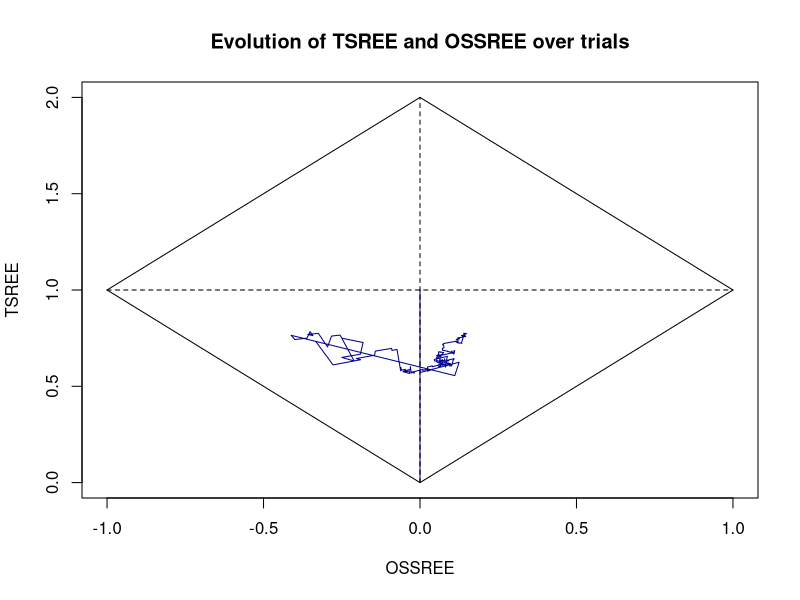
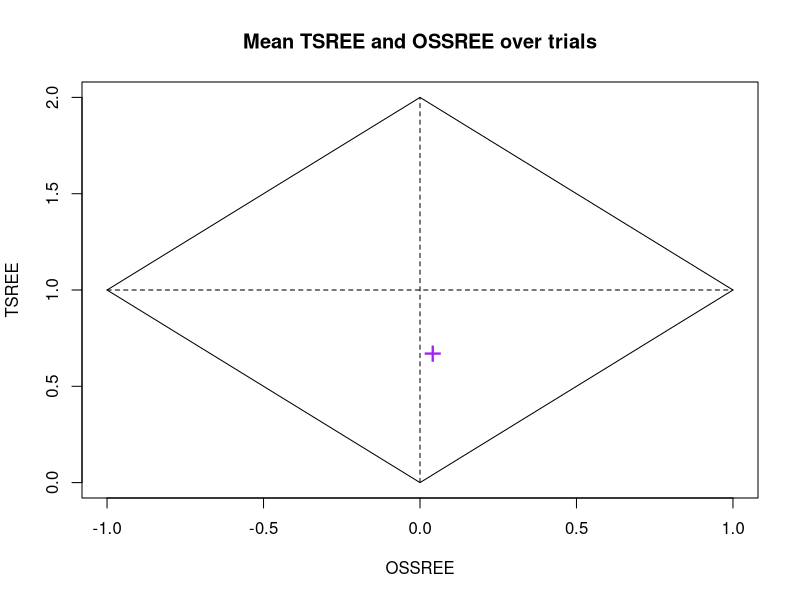
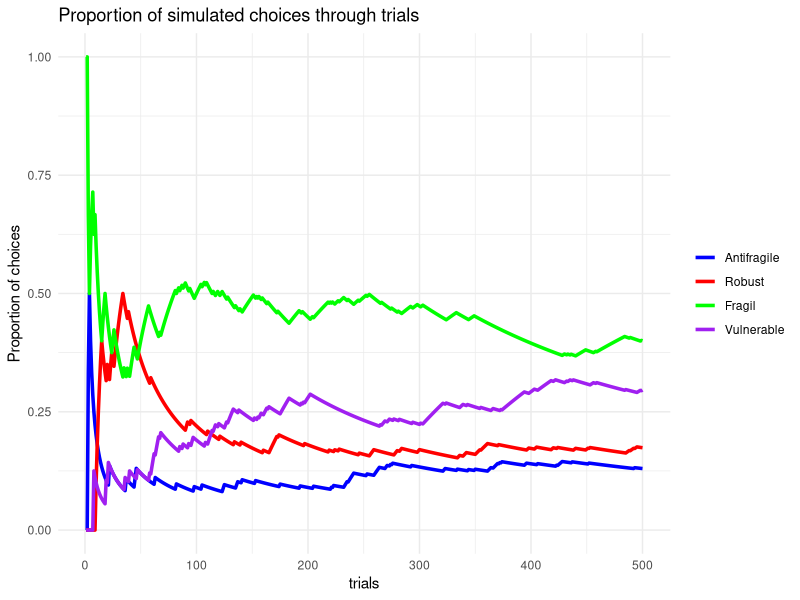
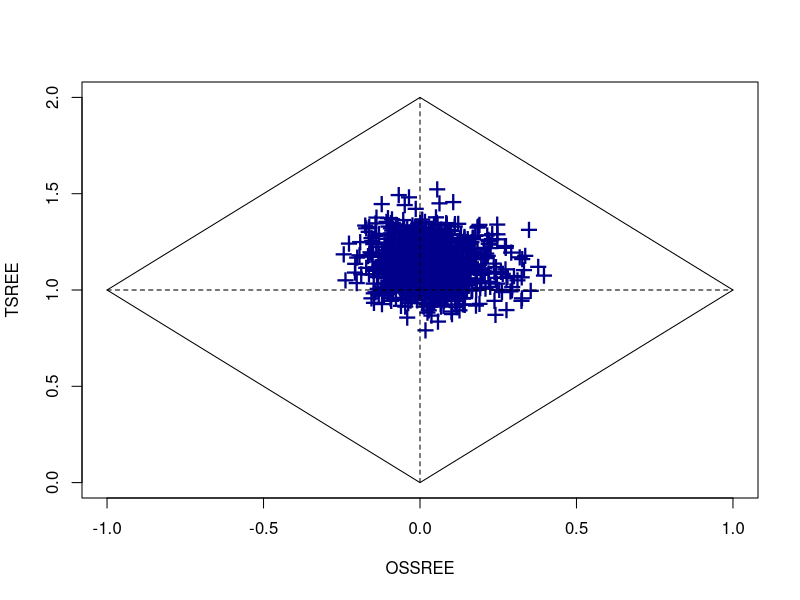

Source code (R) for these figures, in order: (Note: a time limit stopped this script after it produced the figures.)
###################### simulation q learning #############################
# Install and load required libraries
# Packages nécessaires
if (!requireNamespace("dplyr", quietly = TRUE)) install.packages("dplyr")
if (!requireNamespace("ggplot2", quietly = TRUE)) install.packages("ggplot2")
library(dplyr)
library(ggplot2)
library(tidyr)

######################## selon l'article rat ############################

# Paramètres d'apprentissage (indépendants pour chaque option)
alpha_g <- rep(0.8, 4) # Taux d'apprentissage pour les gains (pour chaque option)
alpha_l <- rep(0.8, 4) # Taux d'apprentissage pour les pertes (pour chaque option)
lambda_g <- rep(1, 4) # Poids pour les gains (individuel pour chaque option)
lambda_l <- rep(1, 4) # Poids pour les pertes (individuel pour chaque option)
fl <- rep(0.8, 4) # Facteurs d'oubli pertes (spécifique pour chaque option) remplace les alpha pour les options non choisi
fg <- rep(0.8, 4) # Facteurs d'oubli gains (spécifique pour chaque option) remplace les alpha pour les options non choisi

n_choices <- 500 # Nombre total de choix

# Paramètres des options (récompenses)
options <- list(
  option1 = list(
    gain = sample(3:4, n_choices, replace = TRUE),
    loss = sample(-9:-8, n_choices, replace = TRUE),
    jp = 3000, bs = 0, p_jp = 0.01, p_bs = 0
  ), # Antifragile
  option2 = list(
    gain = sample(8:9, n_choices, replace = TRUE),
    loss = sample(-9:-8, n_choices, replace = TRUE),
    jp = 0, bs = 0, p_jp = 0, p_bs = 0
  ), # Robuste
  option3 = list(
    gain = sample(8:9, n_choices, replace = TRUE),
    loss = sample(-3:-4, n_choices, replace = TRUE),
    jp = 0, bs = -3000, p_jp = 0, p_bs = 0.01
  ), # Fragile
  option4 = list(
    gain = sample(3:4, n_choices, replace = TRUE),
    loss = sample(-3:-4, n_choices, replace = TRUE),
    jp = 3000, bs = -3000, p_jp = 0.01, p_bs = 0.01
  ) # Vulnerable
)

#' This function is the actual runner for the simulation with the params
#' provided by other functions that will prepare the parameters to be run by
#' this one
simulation_runner_RL <- function(n_choices, options, params, model_name = "undefined") {
  # Nombre d'options
  n_arms <- length(options)

  # Initialisation
  Q_values <- rep(0, n_arms)
  Q_values_history <- matrix(NA_real_, nrow = n_choices, ncol = n_arms)
  colnames(Q_values_history) <- paste0("Q", seq_len(n_arms))

  choices_history <- integer(n_choices)
  rewards_history <- numeric(n_choices)
  probs_history <- matrix(NA_real_, nrow = n_choices, ncol = n_arms)
  colnames(probs_history) <- paste0("p", seq_len(n_arms))

  # Récupération des paramètres depuis la liste params
  alphas <- params$alphas
  forgets <- params$forgets
  lambdas <- params$lambdas
  rhos <- params$rhos

  # Normaliser les formats: si scalar, étendre à n_arms
  expand_param <- function(x, default = 0) {
    if (is.null(x)) {
      return(rep(default, n_arms))
    }
    if (length(x) == 1) {
      return(rep(unname(x), n_arms))
    }
    if (!is.null(names(x)) && all(grepl("^lambda_?", names(x)))) {
      # ordered lambda_1..lambda_n
      v <- as.numeric(x)
      return(v[1:n_arms])
    }
    return(as.numeric(x)[1:n_arms])
  }

  lambda_vec <- expand_param(lambdas, default = 1)

  # forgets may be named 'forget' or per-arm
  forget_vec <- expand_param(forgets, default = 0)

  # Alphas more complexe: can be a single 'alpha', two (alpha_loss, alpha_gain) or vectors per arm
  # We store separate gain and loss vectors for easy lookup
  if (!is.null(alphas)) {
    if (!is.null(names(alphas)) && "alpha" %in% names(alphas) && length(alphas) == 1) {
      alpha_gain_vec <- alpha_loss_vec <- rep(unname(alphas["alpha"]), n_arms)
    } else if (!is.null(names(alphas)) && all(c("alpha_loss", "alpha_gain") %in% names(alphas)) && length(alphas) == 2) {
      alpha_loss_vec <- rep(unname(alphas["alpha_loss"]), n_arms)
      alpha_gain_vec <- rep(unname(alphas["alpha_gain"]), n_arms)
    } else if (!is.null(names(alphas)) && any(grepl("^alpha_gain", names(alphas)))) {
      # per-arm alpha_gain_1..4 and alpha_loss_1..4
      # fallback to numeric
      alpha_gain_vec <- expand_param(alphas[grepl("gain", names(alphas))], default = 0.1)
      alpha_loss_vec <- expand_param(alphas[grepl("loss", names(alphas))], default = 0.1)
    } else if (length(alphas) == n_arms) {
      # assume same for gain and loss if vector provided
      alpha_gain_vec <- alpha_loss_vec <- as.numeric(alphas)
    } else {
      alpha_gain_vec <- alpha_loss_vec <- rep(as.numeric(alphas[1]), n_arms)
    }
  } else {
    alpha_gain_vec <- alpha_loss_vec <- rep(0.1, n_arms)
  }

  # rhos: named vector with rho_BS and rho_JP optionally
  rho_JP_val <- 0
  rho_BS_val <- 0
  if (!is.null(rhos)) {
    if (!is.null(names(rhos)) && "rho_JP" %in% names(rhos)) rho_JP_val <- as.numeric(rhos["rho_JP"])
    if (!is.null(names(rhos)) && "rho_BS" %in% names(rhos)) rho_BS_val <- as.numeric(rhos["rho_BS"])
  }

  # Simulation loop
  for (t in seq_len(n_choices)) {
    # Compute subjective values
    V_values <- lambda_vec * Q_values

    # Add rhos according to the simulation file option mapping:
    # option1 = Antifragile (JP possible)
    # option2 = Robust
    # option3 = Fragile (BS possible)
    # option4 = Vulnerable (both)
    if (!is.null(rhos)) {
      V_values[1] <- V_values[1] + rho_JP_val
      if (n_arms >= 3) V_values[3] <- V_values[3] + rho_BS_val
      if (n_arms >= 4) V_values[4] <- V_values[4] + rho_BS_val + rho_JP_val
    }

    # Softmax (numerical stability)
    V_max <- max(V_values)
    exp_V <- exp(V_values - V_max)
    probs <- exp_V / sum(exp_V)
    probs <- pmax(probs, 1e-10)
    probs <- probs / sum(probs)

    # Draw choice
    choice <- sample(seq_len(n_arms), size = 1, prob = probs)

    # Draw reward according to option structure
    opt <- options[[choice]]
    u <- runif(1)
    jp_p <- ifelse(is.null(opt$p_jp), 0, opt$p_jp)
    bs_p <- ifelse(is.null(opt$p_bs), 0, opt$p_bs)

    if (u < jp_p) {
      reward <- ifelse(is.null(opt$jp), 0, opt$jp)
    } else if (u < jp_p + bs_p) {
      reward <- ifelse(is.null(opt$bs), 0, opt$bs)
    } else {
      # normal outcome: either gain or loss
      if (runif(1) < 0.5) {
        reward <- opt$gain[t]
      } else {
        reward <- opt$loss[t]
      }
    }

    # Record probabilities, choice and reward
    probs_history[t, ] <- probs
    choices_history[t] <- choice
    rewards_history[t] <- reward

    # Select learning rate
    if (reward >= 0) {
      alpha_used <- alpha_gain_vec[choice]
    } else {
      alpha_used <- alpha_loss_vec[choice]
    }

    # Q update
    prediction_error <- reward - Q_values[choice]
    Q_values[choice] <- Q_values[choice] + alpha_used * prediction_error

    # Forgetting for non-chosen arms
    not_chosen <- setdiff(seq_len(n_arms), choice)
    Q_values[not_chosen] <- Q_values[not_chosen] * (1 - forget_vec[not_chosen])

    # Save Q history (after update)
    Q_values_history[t, ] <- Q_values
  }

  # Convert histories to data.frame for output
  choices_df <- tibble::tibble(
    trial = seq_len(n_choices),
    choice = choices_history,
    reward = rewards_history
  )

  probs_df <- as.data.frame(probs_history)
  probs_df$trial <- seq_len(n_choices)

  Q_history_df <- as.data.frame(Q_values_history)
  Q_history_df$trial <- seq_len(n_choices)

  # Calcul de la proportion cumulée des choix pour chaque option au cours du temps
  proportions_data <- data.frame(
    Iteration = 1:n_choices,
    Antifragile = cumsum(choices_history == 1) / 1:n_choices,
    Robust = cumsum(choices_history == 2) / 1:n_choices,
    Fragil = cumsum(choices_history == 3) / 1:n_choices,
    Vulnerable = cumsum(choices_history == 4) / 1:n_choices
  )

  result <- list(
    model = model_name,
    params = params,
    choices = choices_df,
    probs = probs_df,
    Q_history = Q_history_df,
    proportions_data = proportions_data
  )

  return(result)
}

simulation_homogeneous_RL <- function(n_choices, options, alpha, forget, lambda) {
  # Preparing the param list for the simulation runner
  params <- list(
    alphas = c("alpha" = alpha),
    forgets = c("forget" = forget),
    lambdas = c("lambda" = lambda)
  )

  results <- simulation_runner_RL(n_choices = n_choices, options = options, params = params, model_name = "HOMOGENEOUS")
  return(results)
}

simulation_gain_loss_RL <- function(n_choices, options, alpha_loss, alpha_gain, forget, lambda) {
  params <- list(
    alphas = c("alpha_loss" = alpha_loss, "alpha_gain" = alpha_gain),
    forgets = c("forget" = forget),
    lambdas = c("lambda" = lambda)
  )
  results <- simulation_runner_RL(n_choices = n_choices, options = options, params = params, model_name = "GAIN_LOSS")
  return(results)
}

simulation_biased_RL <- function(n_choices, options, alpha_loss, alpha_gain, forgets_vec, lambdas_vec) {
  params <- list(
    alphas = c("alpha_loss" = alpha_loss, "alpha_gain" = alpha_gain),
    forgets = lambdas_vec, # here user may pass full vector as forgets_vec
    lambdas = lambdas_vec
  )
  results <- simulation_runner_RL(n_choices = n_choices, options = options, params = params, model_name = "BIASED")
  return(results)
}

simulation_ree_biased_simple_RL <- function(
    n_choices,
    options,
    alpha_l, alpha_g,
    rho_BS, rho_JP,
    forget, lambda) {
  # Preparing the param list for the simulation runner
  params <- list(
    alphas = c("alpha_loss" = alpha_l, "alpha_gain" = alpha_g),
    forgets = c("forget" = forget),
    lambdas = c("lambda" = lambda),
    rhos = c("rho_BS" = rho_BS, "rho_JP" = rho_JP)
  )

  results <- simulation_runner_RL(n_choices = n_choices, options = options, params = params, model_name = "REE_BIASED_SIMPLE")
  return(results)
}

simulation_ree_learning_simple_RL <- function(n_choices, options, alpha1, alpha2, alpha3, alpha4, forget, lambda) {
  params <- list(
    alphas = c(alpha1, alpha2, alpha3, alpha4),
    forgets = c("forget" = forget),
    lambdas = c("lambda" = lambda)
  )
  results <- simulation_runner_RL(n_choices = n_choices, options = options, params = params, model_name = "REE_LEARNING_SIMPLE")
  return(results)
}

simulation_ree_learning_biased_simple_RL <- function(n_choices, options, alpha1, alpha2, alpha3, alpha4, forget, lambda, rho_BS, rho_JP) {
  params <- list(
    alphas = c(alpha1, alpha2, alpha3, alpha4),
    forgets = c("forget" = forget),
    lambdas = c("lambda" = lambda),
    rhos = c("rho_BS" = rho_BS, "rho_JP" = rho_JP)
  )
  results <- simulation_runner_RL(n_choices = n_choices, options = options, params = params, model_name = "REE_LEARNING_BIASED_SIMPLE")
  return(results)
}

simulation_agentRL <- function(alpha_g, alpha_l, lambda_g, lambda_l, fg, fl, n_choices, options) {
  # Initialisation des Q-values pour chaque option (gains et pertes séparés)
  Q1_gain <- 0
  Q2_gain <- 0
  Q3_gain <- 0
  Q4_gain <- 0
  Q1_loss <- 0
  Q2_loss <- 0
  Q3_loss <- 0
  Q4_loss <- 0

  # Historique des choix, outcome et Q value
  choices_history <- integer(n_choices)
  rewards_history <- numeric(n_choices)
  Q1_gain_history <- numeric(n_choices)
  Q2_gain_history <- numeric(n_choices)
  Q3_gain_history <- numeric(n_choices)
  Q4_gain_history <- numeric(n_choices)
  Q1_loss_history <- numeric(n_choices)
  Q2_loss_history <- numeric(n_choices)
  Q3_loss_history <- numeric(n_choices)
  Q4_loss_history <- numeric(n_choices)

  # Simulation du processus d'apprentissage
  for (t in 1:n_choices) {
    # Calcul des valeurs V pour chaque option
    V1 <- lambda_g[1] * Q1_gain + lambda_l[1] * Q1_loss
    V2 <- lambda_g[2] * Q2_gain + lambda_l[2] * Q2_loss
    V3 <- lambda_g[3] * Q3_gain + lambda_l[3] * Q3_loss
    V4 <- lambda_g[4] * Q4_gain + lambda_l[4] * Q4_loss
    print(c(V1, V2, V3, V4))

    # Calcul des valeurs exponentielles de chaque option
    exp_V1 <- exp(V1)
    if (is.infinite(exp_V1)) {
      exp_V1 <- .Machine$double.xmax
    }
    exp_V2 <- exp(V2)
    if (is.infinite(exp_V2)) {
      exp_V2 <- .Machine$double.xmax
    }
    exp_V3 <- exp(V3)
    if (is.infinite(exp_V3)) {
      exp_V3 <- .Machine$double.xmax
    }
    exp_V4 <- exp(V4)
    if (is.infinite(exp_V4)) {
      exp_V4 <- .Machine$double.xmax
    }

    # Somme des valeurs exponentielles
    sum_exp_V <- exp_V1 + exp_V2 + exp_V3 + exp_V4

    # Probabilités pour chaque option
    p1 <- exp_V1 / sum_exp_V
    p2 <- exp_V2 / sum_exp_V
    p3 <- exp_V3 / sum_exp_V
    p4 <- exp_V4 / sum_exp_V

    # Création du vecteur de probabilités
    probabilities <- c(p1, p2, p3, p4)
    print(probabilities)

    # Choix d'une option en fonction des probabilités / ici c'est là ou je pourrais ajouter une boucle if avec epsilon greedy
    choice <- sample(1:4, 1, prob = probabilities)
    choices_history[t] <- choice
    # enregistre les Q value
    Q1_gain_history[t] <- Q1_gain
    Q2_gain_history[t] <- Q2_gain
    Q3_gain_history[t] <- Q3_gain
    Q4_gain_history[t] <- Q4_gain
    Q1_loss_history[t] <- Q1_loss
    Q2_loss_history[t] <- Q2_loss
    Q3_loss_history[t] <- Q3_loss
    Q4_loss_history[t] <- Q4_loss

    # Sélection de l'option choisie et calcul de la récompense
    selected_option <- options[[paste0("option", choice)]] # ou juste choice normalement ça devrait marcher et me prendre l'indice correspondant

    reward <- if (runif(1) < selected_option$p_jp) {
      selected_option$jp # Gain extrême (JP)
    } else if (runif(1) < selected_option$p_bs) {
      selected_option$bs # Perte extrême (BS)
    } else if (runif(1) < 0.5) {
      selected_option$gain[t] # Gain normal
    } else {
      selected_option$loss[t] # Perte normale
    }
    rewards_history[t] <- reward

    # Mise à jour des Q-values pour l'option choisie
    if (choice == 1) {
      if (reward > 0) {
        Q1_gain <- Q1_gain + alpha_g[1] * (reward - Q1_gain)
      } else {
        Q1_loss <- Q1_loss + alpha_l[1] * (reward - Q1_loss)
      }
    } else if (choice == 2) {
      if (reward > 0) {
        Q2_gain <- Q2_gain + alpha_g[2] * (reward - Q2_gain)
      } else {
        Q2_loss <- Q2_loss + alpha_l[2] * (reward - Q2_loss)
      }
    } else if (choice == 3) {
      if (reward > 0) {
        Q3_gain <- Q3_gain + alpha_g[3] * (reward - Q3_gain)
      } else {
        Q3_loss <- Q3_loss + alpha_l[3] * (reward - Q3_loss)
      }
    } else if (choice == 4) {
      if (reward > 0) {
        Q4_gain <- Q4_gain + alpha_g[4] * (reward - Q4_gain)
      } else {
        Q4_loss <- Q4_loss + alpha_l[4] * (reward - Q4_loss)
      }
    }

    # Mise à jour des Q-values pour les options non choisies avec facteur d'oubli
    if (choice != 1) {
      Q1_gain <- Q1_gain * (1 - fg[1])
      Q1_loss <- Q1_loss * (1 - fl[1])
    }
    if (choice != 2) {
      Q2_gain <- Q2_gain * (1 - fg[2])
      Q2_loss <- Q2_loss * (1 - fl[2])
    }
    if (choice != 3) {
      Q3_gain <- Q3_gain * (1 - fg[3])
      Q3_loss <- Q3_loss * (1 - fl[3])
    }
    if (choice != 4) {
      Q4_gain <- Q4_gain * (1 - fg[4])
      Q4_loss <- Q4_loss * (1 - fl[4])
    }
  }

  # Calcul de la proportion cumulée des choix pour chaque option au cours du temps
  proportions_data <- data.frame(
    Iteration = 1:n_choices,
    Antifragile = cumsum(choices_history == 1) / 1:n_choices,
    Robust = cumsum(choices_history == 2) / 1:n_choices,
    Fragil = cumsum(choices_history == 3) / 1:n_choices,
    Vulnerable = cumsum(choices_history == 4) / 1:n_choices
  )
  result <- list(
    proportions_data = proportions_data, rewards_history = rewards_history, choices_history = choices_history,
    Q1_gain_history = Q1_gain_history, Q2_gain_history = Q2_gain_history, Q3_gain_history = Q3_gain_history, Q4_gain_history = Q4_gain_history,
    Q1_loss_history = Q1_loss_history, Q2_loss_history = Q2_loss_history, Q3_loss_history = Q3_loss_history, Q4_loss_history = Q4_loss_history
  )

  return(result)
}

compute_TSREE <- function(proportions_data) {
  TSREE <- 1 + proportions_data$Antifragile - proportions_data$Fragil
  return(TSREE)
}

compute_OSSREE <- function(proportions_data) {
  OSSREE <- proportions_data$Vulnerable - proportions_data$Robust
  return(OSSREE)
}

plot_TSREE_OSSREE <- function(proportions_data) {
  OSSREE <- compute_OSSREE(proportions_data)
  TSREE <- compute_TSREE(proportions_data)
  plot(OSSREE, TSREE,
    col = "darkblue", cex = 2, xlim = c(-1, 1), ylim = c(0, 2), type = "l",
    xlab = "OSSREE", ylab = "TSREE", main = "Evolution of TSREE and OSSREE over trials"
  )
  lines(c(0, 1, 0, -1, 0), c(0, 1, 2, 1, 0))
  lines(c(0, 0), c(0, 2), lty = 2)
  lines(c(-1, 1), c(1, 1), lty = 2)
}

plot_mean_TSREE_OSSREE_one_agent <- function(proportions_data) {
  OSSREE <- compute_OSSREE(proportions_data)
  TSREE <- compute_TSREE(proportions_data)
  mean_OSSREE <- mean(OSSREE)
  mean_TSREE <- mean(TSREE)
  plot(mean_OSSREE, mean_TSREE,
    col = "purple", cex = 2, pch = "+", xlim = c(-1, 1), ylim = c(0, 2), type = "p",
    xlab = "OSSREE", ylab = "TSREE", main = "Mean TSREE and OSSREE over trials"
  )
  lines(c(0, 1, 0, -1, 0), c(0, 1, 2, 1, 0))
  lines(c(0, 0), c(0, 2), lty = 2)
  lines(c(-1, 1), c(1, 1), lty = 2)
}

plot_choices_proportions <- function(proportions_data) {
  # Conversion des données pour ggplot
  proportions_long <- reshape2::melt(proportions_data,
    id.vars = "Iteration",
    variable.name = "Option", value.name = "Proportion"
  )

  # Tracé du graphique
  ggplot(proportions_long, aes(x = Iteration, y = Proportion, color = Option)) +
    geom_line(size = 1.2) +
    labs(
      title = "Proportion of simulated choices through trials",
      x = "trials",
      y = "Proportion of choices"
    ) +
    scale_color_manual(values = c(
      "Antifragile" = "blue", "Robust" = "red",
      "Fragil" = "green", "Vulnerable" = "purple"
    )) +
    theme_minimal() +
    theme(legend.title = element_blank())
}

#### pour un agent RL
result <- simulation_ree_learning_biased_simple_RL(
  n_choices = n_choices,
  options = options, alpha1 = 0.5, alpha2 = 0.5, alpha3 = 0.5, alpha4 = 0.5, forget = 0.1, lambda = 1, rho_BS = 0, rho_JP = 0
)

proportions_data <- result$proportions_data
plot_TSREE_OSSREE(proportions_data)
plot_mean_TSREE_OSSREE_one_agent(proportions_data)
plot_choices_proportions(proportions_data)


### pour plusieurs agents RL

n_agent <- 1000

result_multi_agent <- lapply(1:n_agent, function(i) {
  n_choices <- 400 # Nombre total de choix
  # Paramètres des options (récompenses)
  options <- list(
    option1 = list(
      gain = sample(3:4, n_choices, replace = TRUE),
      loss = sample(-9:-8, n_choices, replace = TRUE),
      jp = 3000, bs = 0, p_jp = 0.05, p_bs = 0
    ),
    option2 = list(
      gain = sample(8:9, n_choices, replace = TRUE),
      loss = sample(-9:-8, n_choices, replace = TRUE),
      jp = 0, bs = 0, p_jp = 0, p_bs = 0
    ),
    option3 = list(
      gain = sample(8:9, n_choices, replace = TRUE),
      loss = sample(-3:-4, n_choices, replace = TRUE),
      jp = 0, bs = -3000, p_jp = 0, p_bs = 0.05
    ),
    option4 = list(
      gain = sample(3:4, n_choices, replace = TRUE),
      loss = sample(-3:-4, n_choices, replace = TRUE),
      jp = 3000, bs = -3000, p_jp = 0.05, p_bs = 0.05
    )
  )
  result <- simulation_ree_learning_biased_simple_RL(
    n_choices = n_choices,
    options = options,
    alpha1 = 0.5, alpha2 = 0.5, alpha3 = 0.5, alpha4 = 0.5,
    forget = 0.2, lambda = 2, rho_BS = -1, rho_JP = 1
  )

  return(result)
})

proportions_data_multi_agent <- do.call("rbind", lapply(seq_along(result_multi_agent), function(i) {
  # Ici on récupère les données de la simu i
  current_proportions_data <- result_multi_agent[[i]]$proportions_data
  current_proportions_data$repetition <- i
  current_proportions_data
}))

## plot des comportements moyens TSREE OSREE
TSREE <- rep(0, length(unique(proportions_data_multi_agent$repetition))) # axe des y
OSSREE <- rep(0, length(unique(proportions_data_multi_agent$repetition))) # axe des x
for (i in unique(proportions_data_multi_agent$repetition)) {
  OSSREE[i] <- mean(proportions_data_multi_agent[proportions_data_multi_agent$repetition == i, ]$Vulnerable) - mean(proportions_data_multi_agent[proportions_data_multi_agent$repetition == i, ]$Robust) # f vulnérable - f robuste
  TSREE[i] <- 1 + mean(proportions_data_multi_agent[proportions_data_multi_agent$repetition == i, ]$Antifragile) - mean(proportions_data_multi_agent[proportions_data_multi_agent$repetition == i, ]$Fragil) # 1 + f antifragile - f fragile
}

plot(OSSREE, TSREE, col = "darkblue", pch = "+", cex = 2, xlim = c(-1, 1), ylim = c(0, 2))
lines(c(0, 1, 0, -1, 0), c(0, 1, 2, 1, 0))
lines(c(0, 0), c(0, 2), lty = 2)
lines(c(-1, 1), c(1, 1), lty = 2)

# llabels=seq(1,length(OSSREE))
# for (i in 1:length(OSSREE)){text(OSSREE[i],TSREE[i]-.1,llabels[i])}

## plot des proportions en fonctions des trials
summarised_proportions_data <- proportions_data_multi_agent %>%
  group_by(Iteration) %>%
  summarise_at(vars(Antifragile:Vulnerable), list(mean = mean, sd = sd)) %>%
  pivot_longer(cols = Antifragile_mean:Vulnerable_sd, names_to = c("Option", ".value"), names_sep = "_") %>%
  mutate(CI_Upper = mean + 1.96 * sd / sqrt(n_agent), CI_Lower = mean - 1.96 * sd / sqrt(n_agent))

ggplot(summarised_proportions_data, aes(x = Iteration, y = mean, color = Option)) +
  geom_line(size = 1) +
  geom_ribbon(aes(ymin = CI_Lower, ymax = CI_Upper, fill = Option), alpha = 0.2) +
  labs(
    title = "Simulation of choices through trials",
    x = "trials", y = "proportion of choices"
  ) +
  # xlim(0,50)+
  theme_minimal()
